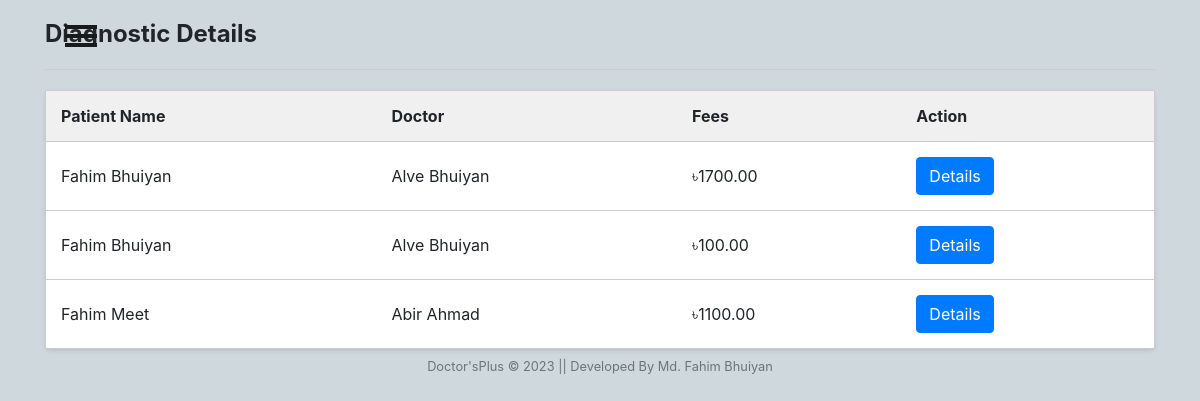
Screenshot of /admins/diagnostic_details_admin/ with the database file from the repository.
### patient/models.py (models this page shows, shortened)
class DiagnosticOrder(models.Model):
    GENDER_CHOICES = (
        ('Male', 'Male'),
        ('Female', 'Female'),
        ('Other', 'Other'),
    )
    patient = models.ForeignKey(User, on_delete=models.CASCADE)
    patient_name = models.CharField(max_length=20, null=True)
    patient_age = models.IntegerField(null=True)
    patient_mobile = models.CharField(max_length=20, null=True)
    patient_email = models.EmailField(null=True)
    patient_gender = models.CharField(max_length=6, choices=GENDER_CHOICES, null=True)
    doctor = models.ForeignKey(Doctor, on_delete=models.CASCADE)
    Address = models.CharField(max_length=250)
    additional_tests = models.ManyToManyField(Diagnostic, related_name='additional_orders')
    payment_amount = models.DecimalField(max_digits=8, decimal_places=2)
    payment_status = models.BooleanField(default=True)

### doctor/models.py (models this page shows, shortened)
class Doctor(models.Model):
    user = models.OneToOneField(User, on_delete=models.CASCADE)
    bmdc = models.CharField(max_length=10, null=False, unique=True, default='')
    address = models.CharField(max_length=40, default='')
    mobile = models.CharField(
        max_length=20, null=False, unique=True, default='')
    date_of_birth = models.DateField(null=True, blank=True)
    specialist = models.CharField(max_length=40, default='')
    experience = models.CharField(max_length=2, default='')
    hospital = models.CharField(max_length=40, null=True, blank=True)
    consultation_fee = models.CharField(max_length=40, default='')
    bio = models.CharField(max_length=200, default='')
    gender_choices = (
        ('Male', 'Male'),
        ('Female', 'Female'),
        ('Other', 'Other'),
    )
    gender = models.CharField(
        max_length=6, choices=gender_choices, null=True, blank=True)
    def __str__(self):
        return self.user.first_name + " "+self.user.last_name

### adminView/views.py (the view)
# urls.py: path('diagnostic_details_admin/', views.diagnostic_details_admin, name='diagnostic_details_admin'),
def diagnostic_details_admin(request):
    orders = DiagnosticOrder.objects.filter()
    return render(request, 'diagnostics/diagnostic_details_admin.html', {'orders': orders})

### Templates/diagnostics/diagnostic_details_admin.html (shortened to what this page needs)
{% load static %}
<html lang="en">
<head>
</head>
<body>
    {% include "admin/side_nav_bar.html" %}
    <div class="container">
        <h2 class="section-title">Diagnostic Details</h2>
        <div class="divider"></div>
        <table class="appointment-table">
            <tr>
                <th>Patient Name</th>
                <th>Doctor</th>
                <th>Fees</th>
                <th>Action</th>
            </tr>
            {% for order in orders%}
            <tr>
                <td>{{ order.patient_name }}</td>
                <td>{{ order.doctor }}</td>
                <td> ৳{{ order.payment_amount }}</td>
                <td><a href="{% url 'details_admin' order.pk %}" class="btn btn-primary">Details</a></td>
            </tr>
            {% empty %}
            <tr>
                <td colspan="5" class="no-appointments">No Test available.</td>
            </tr>
            {% endfor %}
        </table>
    </div>
    {% include "Home/footer.html" %}
</body>
</html>

### static/CSS/patientnav.css (style rules this page uses)
body { position: relative; overflow-x: hidden; background-color: #cfd8dc; }
body, html { height: 100%; }

### Templates/diagnostics/diagnostic_details_admin.html (style rules this page uses)
body { font-family: Arial, sans-serif; margin: 0; padding: 20px; background-color: #f7f7f7; }
.container { max-width: 600px; margin: 0 auto; }
.appointment-table { width: 100%; border-collapse: collapse; background-color: #fff; border: 1px solid #ccc; border-radius: 5px; box-shadow: 0 2px 4px rgba(0, 0, 0, 0.1); }
.appointment-table th, .appointment-table td { padding: 15px; text-align: left; border-bottom: 1px solid #ccc; }
.appointment-table th { background-color: #f0f0f0; }
.appointment-table tr:last-child td { border-bottom: none; }
.section-title { font-size: 24px; font-weight: bold; margin-bottom: 10px; }
.divider { border-top: 1px solid #ccc; margin: 20px 0; }

### rows the page displays
DiagnosticOrder: patient_name "Fahim Bhuiyan", doctor "Alve Bhuiyan", payment_amount "1700.00"
DiagnosticOrder: patient_name "Fahim Bhuiyan", doctor "Alve Bhuiyan", payment_amount "100.00"
DiagnosticOrder: patient_name "Fahim Meet", doctor "Abir Ahmad", payment_amount "1100.00"
